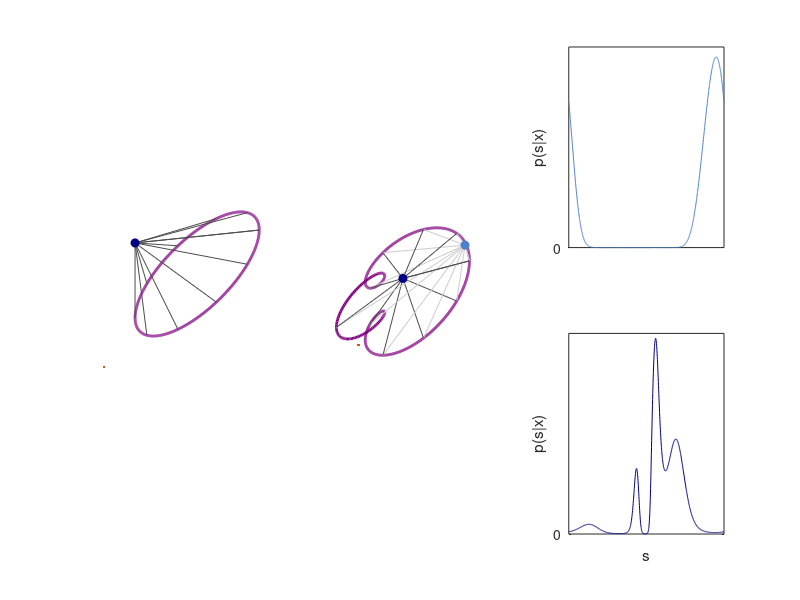

Here is the MATLAB script that generated this plot:
% Figure 3 - manifolds

color2 = [0 0 .5];
color1 = [.3 .5 .8];
gray2 = [.3 .3 .3];
gray1 = [.8 .8 .8];

%% Oval manifold

s = linspace(0, 2*pi, 1001);
Tx = 2*cos(s) + 3;
Ty = 2*cos(s+pi/4) + 3;

A = [1 0; 0 1]';
x1 = [1 4]';
Ax = A*x1;

subplot(2, 3, [1 4]);
hold on;
plot(Tx, Ty, 'linewidth', 2, 'color', [.5 0 .5]);
plot(0,0);
for i=1:100:length(s)
    plot([Ax(1) Tx(i)], [Ax(2) Ty(i)], 'Color', gray2);
end
plot(Ax(1), Ax(2), 'o', 'Color', color2, 'MarkerFaceColor', color2);
axis equal; axis square; axis off;
set(gca, 'xtick', [], 'ytick', []);

%% Squiggle manifold

s = linspace(0, 2*pi, 1001);
s2 = pi/2 + 4*pi ./ (1 + exp(-linspace(-10, 10, length(s))));
Tx = 3*cos(s) - sin(s2) + 3;
Ty = 3*cos(s+pi/3) - sin(s2+pi/4) + 3;

A = [1 0; 0 1]';
x1 = [4.8 4.5]';
Ax1 = A*x1;
x2 = [2 3]';
Ax2 = A*x2;

subplot(2, 3, [2 5]);
hold on;
plot(Tx, Ty, 'linewidth', 2, 'color', [.5 0 .5]);
plot(0,0);
for i=1:100:length(s)
    plot([Ax1(1) Tx(i)], [Ax1(2) Ty(i)], 'Color', gray1);
    plot([Ax2(1) Tx(i)], [Ax2(2) Ty(i)], 'Color', gray2);
end
plot(Ax1(1), Ax1(2), 'o', 'Color', color1, 'MarkerFaceColor', color1);
plot(Ax2(1), Ax2(2), 'o', 'Color', color2, 'MarkerFaceColor', color2);
axis equal; axis square; axis off;
set(gca, 'xtick', [], 'ytick', []);

dx1 = Ax1(1) - Tx;
dy1 = Ax1(2) - Ty;
pdf1 = exp(-1/2*(dx1.^2 + dy1.^2));
pdf1 = pdf1 / sum(pdf1(:));

subplot(2, 3, 3);
plot(s, pdf1, 'color', color1);
set(gca, 'xtick', [], 'ytick', 0);
ylabel('p(s|x)');
xlim([-inf inf]);

dx2 = Ax2(1) - Tx;
dy2 = Ax2(2) - Ty;
pdf2 = exp(-1/2*(dx2.^2 + dy2.^2));
pdf2 = pdf2 / sum(pdf2(:));

subplot(2, 3, 6);
plot(s, pdf2, 'color', color2);
set(gca, 'xtick', [], 'ytick', 0);
ylabel('p(s|x)');
xlabel('s');
xlim([-inf inf]);